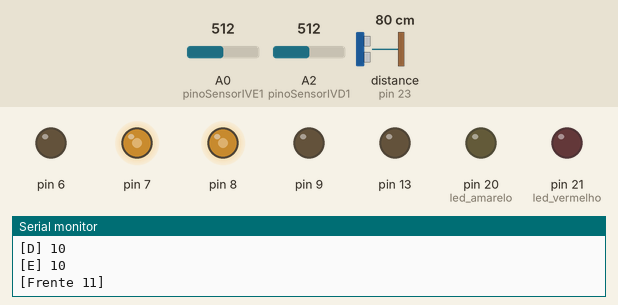
A sketch run on a simulated Arduino Mega 2560, built with avr-gcc and run on an emulated ATmega2560. On the bench: output pins drawn as LEDs (lit = HIGH), the last lines printed to the serial monitor. Inputs (shaded band) come from the test bench; at power-on: distance to the obstacle (sensor on pin 23) 80 cm, A0 (pinoSensorIVE1) = 512, A2 (pinoSensorIVD1) = 512. Random numbers use the default seed unless the sketch sets one.

Above: at 1.2 s.
1.3 s: distance to the obstacle (sensor on pin 23) set to 22 cm
11.7 s: distance to the obstacle (sensor on pin 23) set to 17 cm
At 16.0 s:
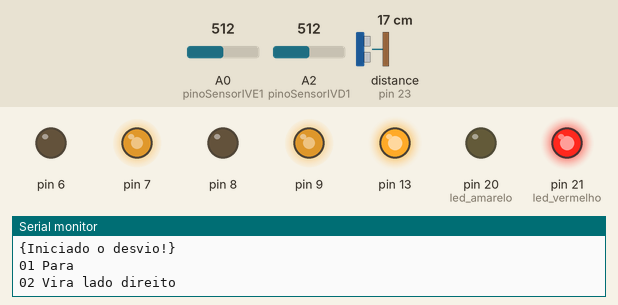
At 16.8 s:
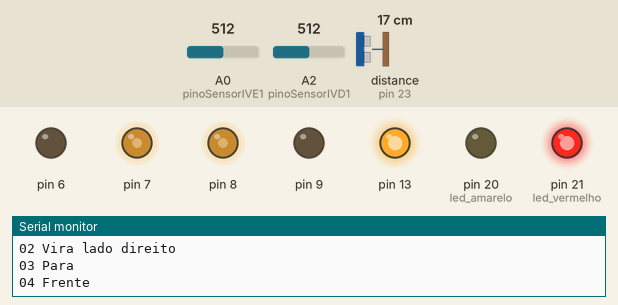
17.7 s: A0 (pinoSensorIVE1) set to 111
At 17.7 s:
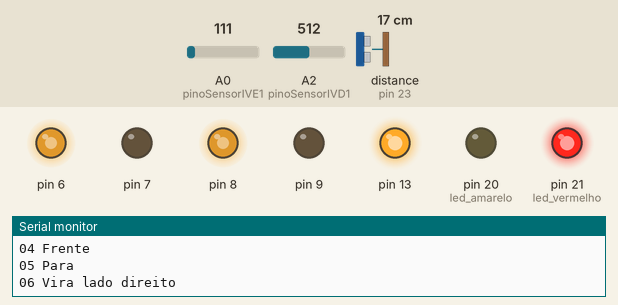
24.8 s: A0 (pinoSensorIVE1) set to 94
At 24.99 s:
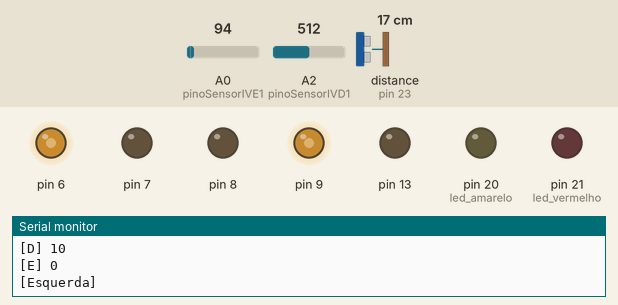
28.3 s: A2 (pinoSensorIVD1) set to 108
38.7 s: A2 (pinoSensorIVD1) set to 94
Timing chart, 0 to 43.2 s (numbered marks = the images above; inputs shaded):
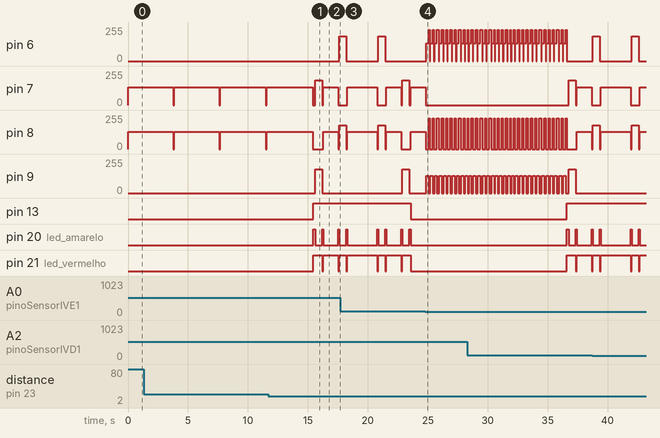

Measured:
- the behaviour switches between 20 and 19 cm on distance to the obstacle (sensor on pin 23) (found by bisection; images 0 and 1)
- the behaviour switches between 101 and 100 on A0 (pinoSensorIVE1) (found by bisection; images 3 and 4)
- after the input at 11.7 s, pin 6: 0/255 → 185/255 after 5.9 s; pin 9: 0/255 → 180/255 after 3.9 s, → 0/255 0.55 s later
- after the input at 24.8 s, pin 6: 0/255 → 135/255 after 0.09 s, then repeats every 1.4 s: 235/255 0.07 s, 0/255 0.05 s, 135/255 0.20 s, 235/255 0.11 s, 0/255 0.05 s, 135/255 0.20 s, 235/255 0.13 s, 0/255 0.05 s, 135/255 0.20 s, 235/255 0.12 s, 0/255 0.05 s, 135/255 0.20 s

The sketch:

Agrobot_v10.ino
```cpp
#include <Ultrasonic.h>

#define pinoUST 22
#define pinoUSE 23
#define pinoSensorIVD1 A2
#define pinoSensorIVE1 A0

const uint8_t m1 = 0;  //esquerdo
const uint8_t m2 = 5;  //direito
int i = 0;
int8_t j = 0;

Ultrasonic ultrasonic(pinoUST, pinoUSE);

class DCMotor {
  uint8_t spd = 130, pin1, pin2;

public:
  void Pinout(uint8_t in1, uint8_t in2) {
    pin1 = in1;
    pin2 = in2;
    pinMode(pin1, OUTPUT);
    pinMode(pin2, OUTPUT);
  }

  void Frente(uint8_t x) {
    if ((spd + x) > 255)
      analogWrite(pin1, 255);
    else
      analogWrite(pin1, spd + x);
    digitalWrite(pin2, LOW);
  }

  void Tras(uint8_t x) {
    if ((spd + x) > 255)
      analogWrite(pin2, 255);
    else
      analogWrite(pin2, spd + x);
    digitalWrite(pin1, LOW);
  }

  void Parada() {
    digitalWrite(pin1, LOW);
    digitalWrite(pin2, LOW);
  }
};

DCMotor Motor1;
DCMotor Motor2;

void Direcao(int E, int D) {
  Serial.print("[D] ");
  Serial.println(D);
  Serial.print("[E] ");
  Serial.println(E);

  /*
  Branco=0
  Preto=1
  */
  uint8_t dlRe = 200;
  uint8_t dlGiro = 300;
  uint8_t dlRandom = 100;
  uint8_t PotenciaGiro = 100;
  uint8_t dlFrente = 25;


  if (E >= 1 && D >= 1) {
    //Frente
    Serial.println("[Frente 11]");
    Motor1.Frente(m1);
    Motor2.Frente(m2);
    delay(dlFrente);
  } else if (E == 0 && D == 0) {
    //Frente
    Serial.println("[Frente 00]");
    Motor1.Frente(m1);
    Motor2.Frente(m2);
    delay(dlFrente);
  }

  else if (E >= 1 && D == 0) {
    Motor1.Parada();
    Motor2.Parada();
    delay(50);
    Serial.println("[Direita]");
    Motor1.Tras(m1);
    Motor2.Tras(m2);
    delay(dlRe);
    //Direito
    Motor1.Tras(m1 + PotenciaGiro);
    Motor2.Frente(m2 + PotenciaGiro);
    delay(dlGiro + random(dlRandom));

  } else if (E == 0 && D >= 1) {
    Motor1.Parada();
    Motor2.Parada();
    delay(50);
    Serial.println("[Esquerda]");
    Motor1.Tras(m1);
    Motor2.Tras(m2);
    delay(dlRe);
    //Esquerdo
    Motor1.Frente(m1 + PotenciaGiro);
    Motor2.Tras(m2 + PotenciaGiro);
    delay(dlGiro + random(dlRandom));
  } else
    Serial.println("Sla como caiu aqui!!!");

  Serial.println();
}

void Desvio()
{
  Motor1.Parada();
  Motor2.Parada();
  int distanciaMinima = 20;
  long distancia = ultrasonic.Ranging(CM);

  Serial.print("Distancia: ");
  Serial.print(distancia);
  Serial.println(" cm");

  if (distancia == 0) {
    distancia = 21;
  }

  if (distancia < distanciaMinima) {
    Serial.print("Obstáculo detectado a menos de ");
    Serial.print(distanciaMinima);
    Serial.println(" cm!");
    obstaculo();
  } else {
    Serial.println("Obstáculo não detectado!");
  }
}

void obstaculo()
{
  digitalWrite(20, HIGH);  // acende led amarelo
  digitalWrite(21, HIGH);  // acende led vermelho
  uint8_t PotenciaGiro = 50;
  bool lado = true;  //true direito; false esquerdo

  digitalWrite(13, HIGH);
  int giro90 = 550;
  int frente = 1250;
  int avanca = 2500;

  Serial.println("{Iniciado o desvio!}");

  delay(50);
  Serial.println("01 Para");
  Motor1.Parada();
  Motor2.Parada();

  delay(100);

  digitalWrite(20, LOW);  // apaga led amarelo
  Serial.print("02 Vira lado ");

  if (lado == true)
  {
    Serial.println("direito");
    Motor1.Tras(m1 + PotenciaGiro);
    Motor2.Frente(m2 + PotenciaGiro);
  }
  else
  {
    Serial.println("esquerdo");
    Motor2.Tras(m1 + PotenciaGiro);
    Motor1.Frente(m2 + PotenciaGiro);
  }
  delay(giro90);

  digitalWrite(20, HIGH);  // acende led amarelo
  digitalWrite(21, LOW);   // apaga led vermelho
  Serial.println("03 Para");
  Motor1.Parada();
  Motor2.Parada();
  delay(100);

  digitalWrite(20, LOW);   // apaga led amarelo
  digitalWrite(21, HIGH);  // acende led vermelho
  Serial.println("04 Frente");
  Motor1.Frente(m1);
  Motor2.Frente(m2);
  delay(frente);

  digitalWrite(20, HIGH);  // acende led amarelo
  digitalWrite(21, LOW);   // apaga led vermelho
  Serial.println("05 Para");
  Motor1.Parada();
  Motor2.Parada();
  delay(100);

  digitalWrite(20, LOW);   // apaga led amarelo
  digitalWrite(21, HIGH);  // acende led vermelho
  Serial.print("06 Vira lado ");
  if (lado == true)
  {
    Serial.println("direito");
    Motor1.Frente(m1 + PotenciaGiro);
    Motor2.Tras(m2 + PotenciaGiro);
  }
  else
  {
    Serial.println("esquerdo");
    Motor2.Frente(m1 + PotenciaGiro);
    Motor1.Tras(m2 + PotenciaGiro);
  }
  delay(giro90);

  digitalWrite(20, HIGH);  // acende led amarelo
  digitalWrite(21, LOW);   // apaga led vermelho
  Serial.println("07 Para");
  Motor1.Parada();
  Motor2.Parada();
  delay(100);

  digitalWrite(20, LOW);   // apaga led amarelo
  digitalWrite(21, HIGH);  // acende led vermelho
  Serial.println("08 Frente");
  Motor1.Frente(m1);
  Motor2.Frente(m2);
  delay(avanca);

  digitalWrite(20, HIGH);  // acende led amarelo
  digitalWrite(21, LOW);   // apaga led vermelho
  Serial.println("09 Para");
  Motor1.Parada();
  Motor2.Parada();
  delay(100);

  digitalWrite(20, LOW);   // apaga led amarelo
  digitalWrite(21, HIGH);  // acende led vermelho
  Serial.print("10 Vira lado ");
  if (lado == true)
  {
    Serial.println("direito");
    Motor1.Frente(m1 + PotenciaGiro);
    Motor2.Tras(m2 + PotenciaGiro);
  }
  else
  {
    Serial.println("esquerdo");
    Motor2.Frente(m1 + PotenciaGiro);
    Motor1.Tras(m2 + PotenciaGiro);
  }
  delay(giro90);

  digitalWrite(20, HIGH);  // acende led amarelo
  digitalWrite(21, LOW);   // apaga led vermelho
  Serial.println("11 Para");
  Motor1.Parada();
  Motor2.Parada();
  delay(100);

  digitalWrite(20, LOW);   // apaga led amarelo
  digitalWrite(21, HIGH);  // acende led vermelho
  Serial.println("12 Frente");
  Motor1.Frente(m1);
  Motor2.Frente(m2);
  delay(frente);

  digitalWrite(20, HIGH);  // acende led amarelo
  digitalWrite(21, LOW);   // apaga led vermelho
  Serial.println("13 Para");
  Motor1.Parada();
  Motor2.Parada();
  delay(100);

  digitalWrite(20, LOW);   // apaga led amarelo
  digitalWrite(21, HIGH);  // acende led vermelho
  Serial.print("14 Vira lado ");
  if (lado == true)
  {
    Serial.println("direito");
    Motor1.Tras(m1 + PotenciaGiro);
    Motor2.Frente(m2 + PotenciaGiro);
  } else
  {
    Serial.println("esquerdo");
    Motor2.Tras(m1 + PotenciaGiro);
    Motor1.Frente(m2 + PotenciaGiro);
  }
  delay(giro90);

  digitalWrite(20, HIGH);  // acende led amarelo
  Serial.println("15 Para");
  Motor1.Parada();
  Motor2.Parada();
  delay(150);
  digitalWrite(13, LOW);

  digitalWrite(20, LOW);  // apaga led amarelo
  digitalWrite(21, LOW);  // avapaga led vermelho
}

void setup() {
  pinMode(20, OUTPUT);  // led amarelo
  pinMode(21, OUTPUT);  // led vermelho

  pinMode(pinoUST, OUTPUT);
  pinMode(pinoUSE, INPUT);

  pinMode(13, OUTPUT);
  pinMode(pinoSensorIVE1, INPUT);
  pinMode(pinoSensorIVD1, INPUT);

  Motor1.Pinout(8, 9);  //esquerdo
  Motor2.Pinout(7, 6);  //direito

  Serial.begin(9600);
}
void loop() {
  int linhaF = 100, linhaT = 180;
  Serial.print("Cont: ");
  Serial.println(i);

  int valorIVE1 = analogRead(pinoSensorIVE1);
  int valorIVD1 = analogRead(pinoSensorIVD1);
  delay(5);
  valorIVE1 = valorIVE1+ analogRead(pinoSensorIVE1);
  valorIVD1 = valorIVD1+ analogRead(pinoSensorIVD1);
  delay(5);
  valorIVE1 = valorIVE1+ analogRead(pinoSensorIVE1);
  valorIVD1 = valorIVD1+ analogRead(pinoSensorIVD1);

  valorIVE1 = valorIVE1 / 3;
  valorIVD1 = valorIVD1 / 3;

  Serial.print("E1 A0 *10: ");
  Serial.println(valorIVE1);
  Serial.print("D1 A2 *10: ");
  Serial.println(valorIVD1);

  if (valorIVE1 > linhaF)
    valorIVE1 = 10;
  else
    valorIVE1 = 0;

  if (valorIVD1 > linhaF)
    valorIVD1 = 10;
  else
    valorIVD1 = 0;

  if(j>=50)
  {
    Desvio();
    j=0;
  }
  Direcao(valorIVE1, valorIVD1);
  delay(5);

  i++;
  j++;
}
```
